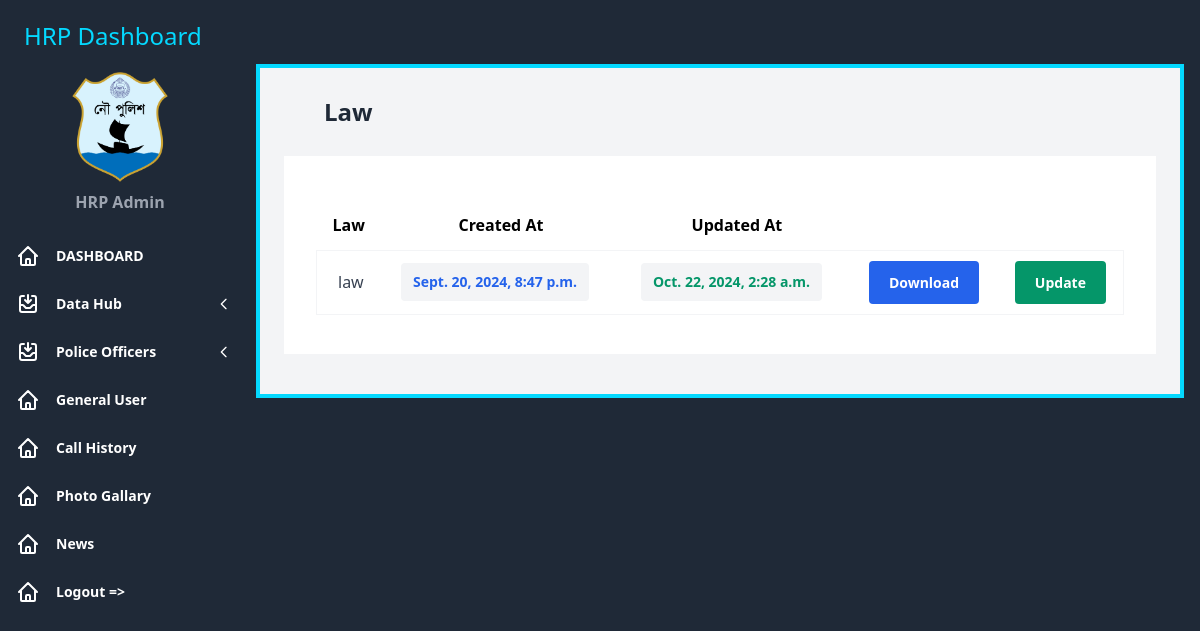
The page /law (signed in) on the database its author committed.
### datahub/models.py (models this page shows, shortened)
class Law(models.Model):
    name = models.CharField(max_length=555, blank=False, null=False)
    name_bn = models.CharField(max_length=555, blank=False, null=False)
    file = models.FileField(upload_to='laws/', validators=[validate_file_type], blank=False, null=False)
    created_at = models.DateTimeField(auto_now_add=True)
    updated_at = models.DateTimeField(auto_now=True)

### datahub/views.py (the view)
# urls.py: path('law', law, name='law'),
@login_required
def law(request, *args, **kwargs):
    l = Law.objects.first()
    context = {
        'l': l,
    }
    return render(request, 'datahub/law.html', context)

### template/datahub/law.html (shortened to what this page needs)
{% extends 'datahub/base.html' %}  {% block content %}
<div class="sm:px-6 w-full">
  <div class="px-4 md:px-10 py-4 md:py-7">
    <div class="flex items-center justify-between">
      <p
        tabindex="0"
        class="focus:outline-none text-base sm:text-lg md:text-xl lg:text-2xl font-bold leading-normal text-gray-800"
      >
        Law
      </p>
    </div>
  </div>
  <div class="bg-white py-4 md:py-7 px-4 md:px-8 xl:px-10">
    <div class="mt-7 overflow-x-auto">
      <table class="w-full whitespace-nowrap">
        <thead>
            <tr>
                <th>Law</th>
                <th>Created At</th>
                <th>Updated At</th>
                <th></th>
                <th></th>
            </tr>
            <tr class="h-3"></tr>
        </thead>
        <tbody>
          <tr
            tabindex="0"
            class="focus:outline-none h-16 border border-gray-100 rounded"
          >
            <td class="">
              <div class="flex items-center pl-5">
                <p
                  class="text-base font-medium leading-none text-gray-700 mr-2"
                >
                  {{l.name}}
                </p>
              </div>
            </td>
            <td class="pl-5">
              <button
                class="font-bold py-3 px-3 text-sm focus:outline-none leading-none text-blue-600 bg-gray-100 rounded"
              >
                {{l.created_at}}
              </button>
            </td>
            <td class="pl-5">
                <button
                  class="py-3 px-3 text-sm focus:outline-none leading-none text-green-600 font-bold bg-gray-100 rounded"
                >
                  {{l.updated_at}}
                </button>
              </td>
            <td class="pl-4">
              <a
                href="{{l.file.url}}"
                class="font-bold focus:ring-2 focus:ring-offset-2 focus:ring-red-300 text-sm leading-none text-white py-3 px-5 bg-blue-600 rounded hover:bg-blue-800 focus:outline-none"
              >
                Download
              </a>
            </td>
            <td class="pl-4">
                <a
                  href="/law/update"
                  class="font-bold focus:ring-2 focus:ring-offset-2 focus:ring-red-300 text-sm leading-none text-white py-3 px-5 bg-green-600 rounded hover:bg-green-800 focus:outline-none"
                >
                  Update
                </a>
              </td>
          </tr>
          <tr class="h-3"></tr>
        </tbody>
      </table>
    </div>
  </div>
</div>
{% endblock content %}

### rows shown on the page
Law: name "law", created_at "Sept. 20, 2024, 8:47 p.m.", updated_at "Oct. 22, 2024, 2:28 a.m."
